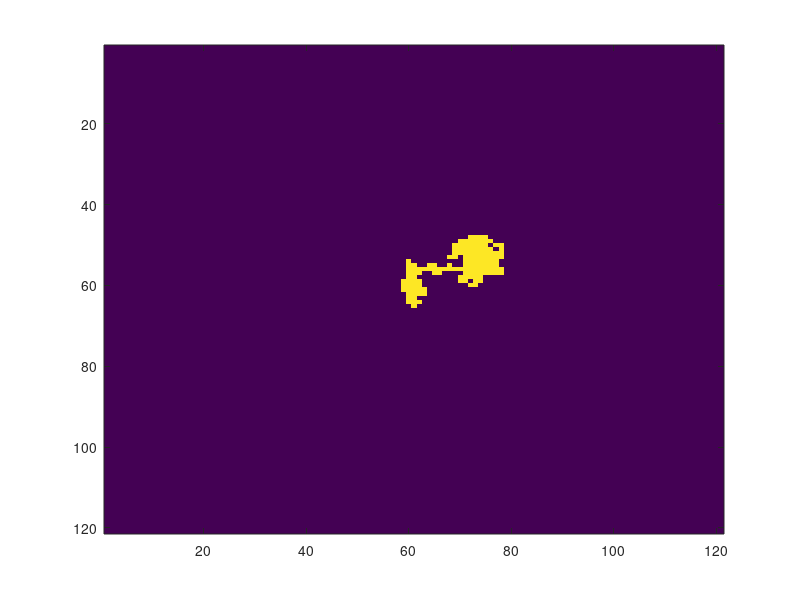

The MATLAB source for this figure:
% A code for simulating random walk

clear,clc,close all 
% clear - delete all variables from matlab memory
% clc - clear screen
% close all - close all matlab figure windows

space_2d=zeros(121,121); 
x=61;
y=61;
space_2d(x,y)=1;
% We are going to play random walk here

direction=randi(4);
% randi(4) is a uniform distributed integer which spits out integers 1 to 4
% Let 1 imply right,2 - up, 3 - left, 4 - down


for i=1:500
	direction=randi(4);
	% randi(4) is a uniform distributed integer which spits out integers 1 to 4
	% Let 1 imply right,2 - up, 3 - left, 4 - down
	if direction==1
	x=x+1;
	space_2d(x,y)=1;
	elseif direction==2
	y=y+1;
    space_2d(x,y)=1;
	elseif direction==3
	x=x-1;
	space_2d(x,y)=1;
	elseif direction==4
	y=y-1;
    space_2d(x,y)=1;
	end

end

imagesc(space_2d)